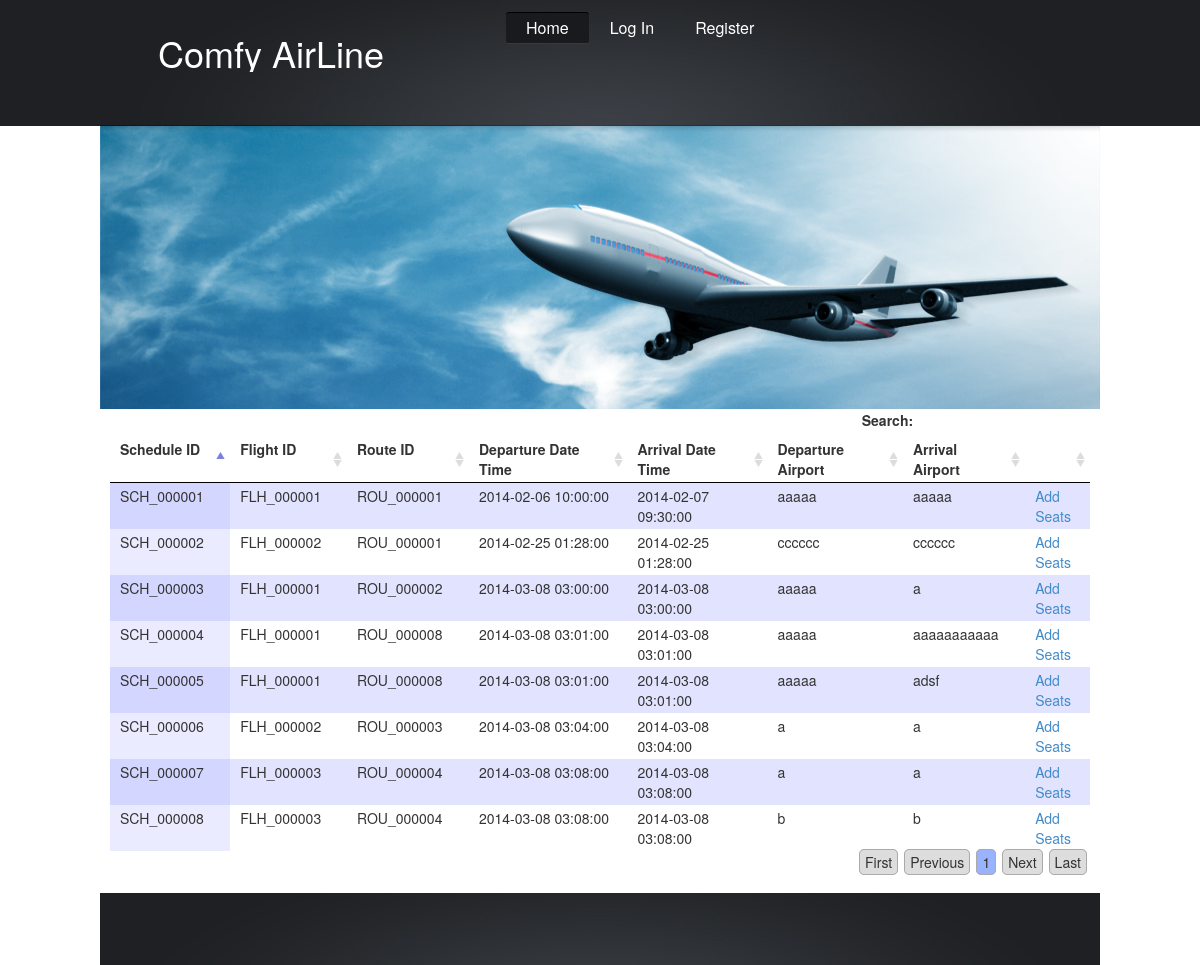
The page /schedules-display.php on the database as committed earlier.
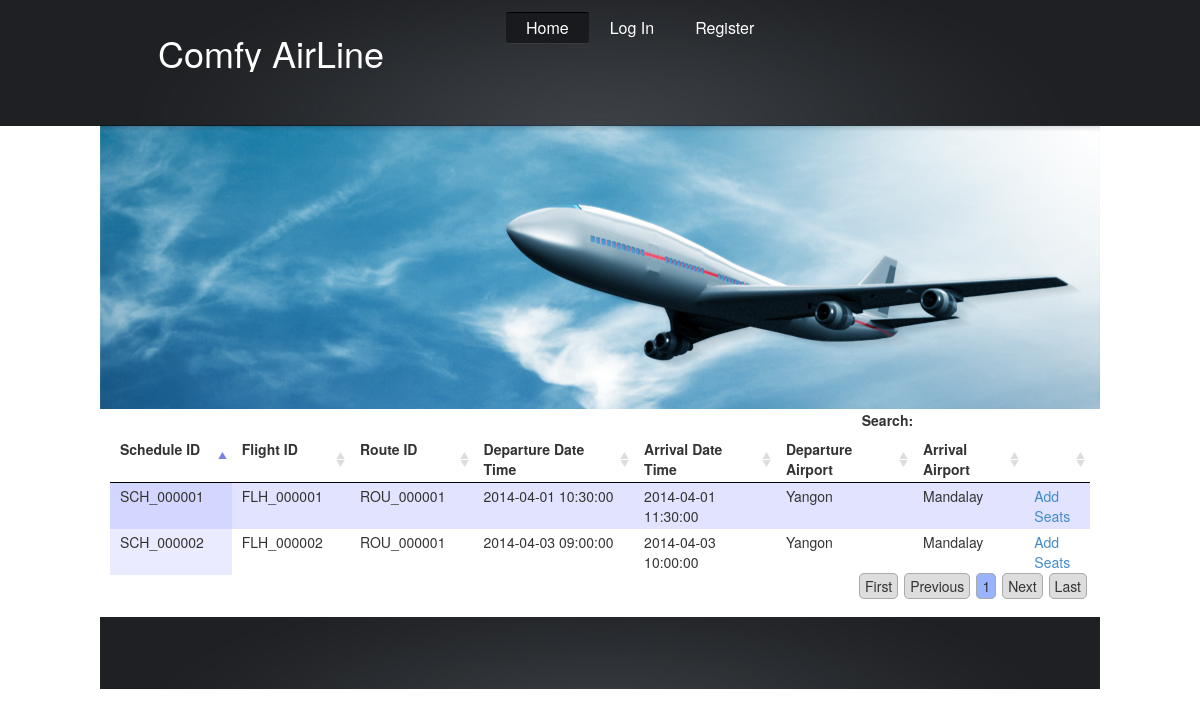
The same page on the database as committed later.
### tables this page shows
CREATE TABLE IF NOT EXISTS `schedules` (
  `schedule_id` varchar(15) NOT NULL,
  `flight_id` varchar(15) NOT NULL,
  `route_id` varchar(15) NOT NULL,
  `departure_datetime` datetime NOT NULL,
  `arrival_datetime` datetime NOT NULL,
  `departure_airport` varchar(50) NOT NULL,
  `arrival_airport` varchar(50) NOT NULL,
  `active` int(1) NOT NULL,
  `remark` varchar(255) NOT NULL,
  PRIMARY KEY (`schedule_id`)
);

### schedules-display.php (the view, shortened to what this page needs)
<?php include('includes/header.php'); ?>
<link href="css/jquery.dataTables.css" rel="stylesheet" type="text/css" />
<div class="row">
    <div class="col-md-12">
        <table id="schedule-table">
            <thead>
            <th>Schedule ID</th>
            <th>Flight ID</th>
            <th>Route ID</th>
            <th>Departure Date Time</th>
            <th>Arrival Date Time</th>
            <th>Departure Airport</th>
            <th>Arrival Airport</th>
            <th></th>
            </thead>
            <tbody>
                <?php
                $sql = "SELECT schedules.* " .
                        "FROM schedules " .
                        "ORDER BY schedule_id";
                $result = mysql_query($sql) or die(mysql_error());
                ?>
                <?php while ($row = mysql_fetch_array($result)) { ?>
                    <tr>
                        <td><?php echo $row['schedule_id']; ?></td>
                        <td><?php echo $row['flight_id']; ?></td>
                        <td><?php echo $row['route_id']; ?></td>
                        <td><?php echo $row['departure_datetime']; ?></td>
                        <td><?php echo $row['arrival_datetime']; ?></td>
                        <td><?php echo $row['departure_airport']; ?></td>
                        <td><?php echo $row['arrival_airport']; ?></td>
                        <td><a href="seat-setup.php?schedule_id=<?php echo $row['schedule_id']; ?>">Add Seats</a></td>
                    </tr>
                <?php } ?>
            </tbody>
        </table>
    </div>
</div>
<?php include('includes/footer.php'); ?>

Rows that differ between the two databases and show on the page:
removed schedules: schedule_id "SCH_000003", flight "FLH_000001", route "ROU_000002", departure_datetime "2014-03-08 03:00:00", arrival_datetime "2014-03-08 03:00:00", departure_airport "aaaaa", arrival_airport "a"
removed schedules: schedule_id "SCH_000004", flight "FLH_000001", route "ROU_000008", departure_datetime "2014-03-08 03:01:00", arrival_datetime "2014-03-08 03:01:00", departure_airport "aaaaa", arrival_airport "aaaaaaaaaaa"
removed schedules: schedule_id "SCH_000005", flight "FLH_000001", route "ROU_000008", departure_datetime "2014-03-08 03:01:00", arrival_datetime "2014-03-08 03:01:00", departure_airport "aaaaa", arrival_airport "adsf"
removed schedules: schedule_id "SCH_000006", flight "FLH_000002", route "ROU_000003", departure_datetime "2014-03-08 03:04:00", arrival_datetime "2014-03-08 03:04:00", departure_airport "a", arrival_airport "a"
removed schedules: schedule_id "SCH_000007", flight "FLH_000003", route "ROU_000004", departure_datetime "2014-03-08 03:08:00", arrival_datetime "2014-03-08 03:08:00", departure_airport "a", arrival_airport "a"
removed schedules: schedule_id "SCH_000008", flight "FLH_000003", route "ROU_000004", departure_datetime "2014-03-08 03:08:00", arrival_datetime "2014-03-08 03:08:00", departure_airport "b", arrival_airport "b"
changed schedules "SCH_000001": departure_datetime "2014-02-06 10:00:00" → "2014-04-01 10:30:00"; arrival_datetime "2014-02-07 09:30:00" → "2014-04-01 11:30:00"; departure_airport "aaaaa" → "Yangon"; arrival_airport "aaaaa" → "Mandalay"
changed schedules "SCH_000002": departure_datetime "2014-02-25 01:28:00" → "2014-04-03 09:00:00"; arrival_datetime "2014-02-25 01:28:00" → "2014-04-03 10:00:00"; departure_airport "cccccc" → "Yangon"; arrival_airport "cccccc" → "Mandalay"
